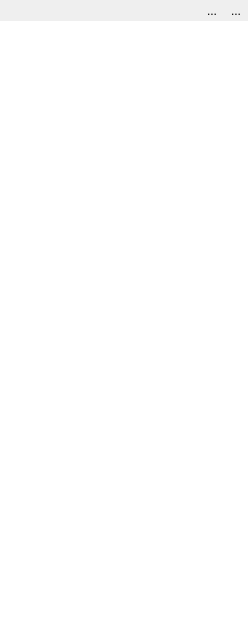
<?xml version="1.0" encoding="UTF-8"?>
<ui version="4.0">
 <class>TagToolbox</class>
 <widget class="QWidget" name="TagToolbox">
  <property name="geometry">
   <rect>
    <x>0</x>
    <y>0</y>
    <width>248</width>
    <height>628</height>
   </rect>
  </property>
  <property name="windowTitle">
   <string>Form</string>
  </property>
  <layout class="QVBoxLayout" name="verticalLayout">
   <property name="spacing">
    <number>0</number>
   </property>
   <property name="leftMargin">
    <number>0</number>
   </property>
   <property name="topMargin">
    <number>0</number>
   </property>
   <property name="rightMargin">
    <number>0</number>
   </property>
   <property name="bottomMargin">
    <number>0</number>
   </property>
   <item>
    <widget class="QWidget" name="widget" native="true">
     <layout class="QHBoxLayout" name="horizontalLayout">
      <property name="spacing">
       <number>0</number>
      </property>
      <property name="leftMargin">
       <number>0</number>
      </property>
      <property name="topMargin">
       <number>0</number>
      </property>
      <property name="rightMargin">
       <number>0</number>
      </property>
      <property name="bottomMargin">
       <number>0</number>
      </property>
      <item>
       <spacer name="horizontalSpacer">
        <property name="orientation">
         <enum>Qt::Horizontal</enum>
        </property>
        <property name="sizeHint" stdset="0">
         <size>
          <width>40</width>
          <height>20</height>
         </size>
        </property>
       </spacer>
      </item>
      <item>
       <widget class="QToolButton" name="removeTagButton">
        <property name="text">
         <string>...</string>
        </property>
        <property name="icon">
         <iconset resource="../../../../3rdparty/icons.qrc">
          <normaloff>:/icons/backup/list-remove.svg</normaloff>:/icons/backup/list-remove.svg</iconset>
        </property>
        <property name="autoRaise">
         <bool>true</bool>
        </property>
       </widget>
      </item>
      <item>
       <widget class="QToolButton" name="addTagButton">
        <property name="text">
         <string>...</string>
        </property>
        <property name="icon">
         <iconset resource="../../../../3rdparty/icons.qrc">
          <normaloff>:/icons/backup/list-add.svg</normaloff>:/icons/backup/list-add.svg</iconset>
        </property>
        <property name="autoRaise">
         <bool>true</bool>
        </property>
       </widget>
      </item>
     </layout>
    </widget>
   </item>
   <item>
    <widget class="QListWidget" name="listWidget">
     <property name="frameShape">
      <enum>QFrame::NoFrame</enum>
     </property>
     <property name="frameShadow">
      <enum>QFrame::Plain</enum>
     </property>
     <property name="horizontalScrollBarPolicy">
      <enum>Qt::ScrollBarAlwaysOff</enum>
     </property>
     <property name="selectionMode">
      <enum>QAbstractItemView::ExtendedSelection</enum>
     </property>
     <property name="resizeMode">
      <enum>QListView::Fixed</enum>
     </property>
     <property name="wordWrap">
      <bool>true</bool>
     </property>
     <property name="sortingEnabled">
      <bool>true</bool>
     </property>
    </widget>
   </item>
  </layout>
 </widget>
 <tabstops>
  <tabstop>removeTagButton</tabstop>
  <tabstop>addTagButton</tabstop>
  <tabstop>listWidget</tabstop>
 </tabstops>
 <resources>
  <include location="../../../../3rdparty/icons.qrc"/>
 </resources>
 <connections/>
</ui>
